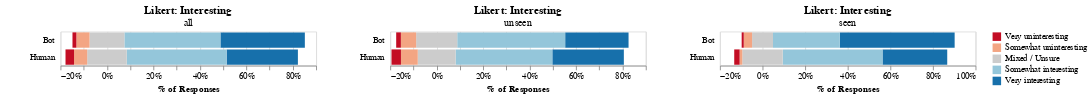

Notebook source saved alongside this figure:
### Code cell
alt.hconcat(
    charts_side['Likert: Interesting']['all'],
    charts_side['Likert: Interesting']['unseen'],
    charts_side['Likert: Interesting']['seen'],
)

### Figure 1 — Vega-Lite specification as saved in the notebook (floating-point values rounded to 4 significant figures)
{"config": {"view": {"continuousWidth": 300, "continuousHeight": 300}}, "hconcat": [{"data": {"name": "data-04bc49a8c023e6a53756d20bf909b68a"}, "mark": {"type": "bar"}, "encoding": {"color": {"field": "type", "scale": {"domain": ["Very uninteresting", "Somewhat uninteresting", "Mixed / Unsure", "Somewhat interesting", "Very interesting"], "range": ["#c30d24", "#f3a583", "#cccccc", "#94c6da", "#1770ab"]}, "title": "", "type": "nominal"}, "x": {"axis": {"format": "%"}, "field": "percentage_start", "title": "% of Responses", "type": "quantitative"}, "x2": {"field": "percentage_end"}, "y": {"axis": {"domain": false, "minExtent": 60, "offset": 5, "ticks": false, "title": ""}, "field": "question", "type": "nominal"}}, "title": {"text": "Likert: Interesting", "subtitle": ["all"]}}, {"data": {"name": "data-d30fabb7bc47dd1026124783b235a2a9"}, "mark": {"type": "bar"}, "encoding": {"color": {"field": "type", "scale": {"domain": ["Very uninteresting", "Somewhat uninteresting", "Mixed / Unsure", "Somewhat interesting", "Very interesting"], "range": ["#c30d24", "#f3a583", "#cccccc", "#94c6da", "#1770ab"]}, "title": "", "type": "nominal"}, "x": {"axis": {"format": "%"}, "field": "percentage_start", "title": "% of Responses", "type": "quantitative"}, "x2": {"field": "percentage_end"}, "y": {"axis": {"domain": false, "minExtent": 60, "offset": 5, "ticks": false, "title": ""}, "field": "question", "type": "nominal"}}, "title": {"text": "Likert: Interesting", "subtitle": ["unseen"]}}, {"data": {"name": "data-e32715c532dda52e5aa02c3f618c534d"}, "mark": {"type": "bar"}, "encoding": {"color": {"field": "type", "scale": {"domain": ["Very uninteresting", "Somewhat uninteresting", "Mixed / Unsure", "Somewhat interesting", "Very interesting"], "range": ["#c30d24", "#f3a583", "#cccccc", "#94c6da", "#1770ab"]}, "title": "", "type": "nominal"}, "x": {"axis": {"format": "%"}, "field": "percentage_start", "title": "% of Responses", "type": "quantitative"}, "x2": {"field": "percentage_end"}, "y": {"axis": {"domain": false, "minExtent": 60, "offset": 5, "ticks": false, "title": ""}, "field": "question", "type": "nominal"}}, "title": {"text": "Likert: Interesting", "subtitle": ["seen"]}}], "$schema": "https://vega.github.io/schema/vega-lite/v5.8.0.json", "datasets": {"data-04bc49a8c023e6a53756d20bf909b68a": [{"x_filter": "all", "x_isbot": true, "x_likerttype": "int", "question": "Bot", "type": "Very interesting", "value": 109, "percentage": 0.3633, "percentage_start": 0.4883, "percentage_end": 0.8516}, {"x_filter": "all", "x_isbot": true, "x_likerttype": "int", "question": "Bot", "type": "Somewhat interesting", "value": 124, "percentage": 0.4133, "percentage_start": 0.075, "percentage_end": 0.4883}, {"x_filter": "all", "x_isbot": true, "x_likerttype": "int", "question": "Bot", "type": "Mixed / Unsure", "value": 45, "percentage": 0.15, "percentage_start": -0.075, "percentage_end": 0.075}, {"x_filter": "all", "x_isbot": true, "x_likerttype": "int", "question": "Bot", "type": "Somewhat uninteresting", "value": 17, "percentage": 0.05667, "percentage_start": -0.1317, "percentage_end": -0.075}, {"x_filter": "all", "x_isbot": true, "x_likerttype": "int", "question": "Bot", "type": "Very uninteresting", "value": 5, "percentage": 0.01667, "percentage_start": -0.1484, "percentage_end": -0.1317}, {"x_filter": "all", "x_isbot": false, "x_likerttype": "int", "question": "Human", "type": "Very interesting", "value": 92, "percentage": 0.3067, "percentage_start": 0.515, "percentage_end": 0.8217}, {"x_filter": "all", "x_isbot": false, "x_likerttype": "int", "question": "Human", "type": "Somewhat interesting", "value": 129, "percentage": 0.43, "percentage_start": 0.085, "percentage_end": 0.515}, {"x_filter": "all", "x_isbot": false, "x_likerttype": "int", "question": "Human", "type": "Mixed / Unsure", "value": 51, "percentage": 0.17, "percentage_start": -0.085, "percentage_end": 0.085}, {"x_filter": "all", "x_isbot": false, "x_likerttype": "int", "question": "Human", "type": "Somewhat uninteresting", "value": 17, "percentage": 0.05667, "percentage_start": -0.1417, "percentage_end": -0.085}, {"x_filter": "all", "x_isbot": false, "x_likerttype": "int", "question": "Human", "type": "Very uninteresting", "value": 11, "percentage": 0.03667, "percentage_start": -0.1784, "percentage_end": -0.1417}], "data-d30fabb7bc47dd1026124783b235a2a9": [{"x_filter": "unseen", "x_isbot": true, "x_likerttype": "int", "question": "Bot", "type": "Very interesting", "value": 54, "percentage": 0.2727, "percentage_start": 0.553, "percentage_end": 0.8257}, {"x_filter": "unseen", "x_isbot": true, "x_likerttype": "int", "question": "Bot", "type": "Somewhat interesting", "value": 92, "percentage": 0.4646, "percentage_start": 0.0884, "percentage_end": 0.553}, {"x_filter": "unseen", "x_isbot": true, "x_likerttype": "int", "question": "Bot", "type": "Mixed / Unsure", "value": 35, "percentage": 0.1768, "percentage_start": -0.0884, "percentage_end": 0.0884}, {"x_filter": "unseen", "x_isbot": true, "x_likerttype": "int", "question": "Bot", "type": "Somewhat uninteresting", "value": 13, "percentage": 0.06566, "percentage_start": -0.1541, "percentage_end": -0.0884}, {"x_filter": "unseen", "x_isbot": true, "x_likerttype": "int", "question": "Bot", "type": "Very uninteresting", "value": 4, "percentage": 0.0202, "percentage_start": -0.1743, "percentage_end": -0.1541}, {"x_filter": "unseen", "x_isbot": false, "x_likerttype": "int", "question": "Human", "type": "Very interesting", "value": 68, "percentage": 0.3077, "percentage_start": 0.4977, "percentage_end": 0.8054}, {"x_filter": "unseen", "x_isbot": false, "x_likerttype": "int", "question": "Human", "type": "Somewhat interesting", "value": 92, "percentage": 0.4163, "percentage_start": 0.0814, "percentage_end": 0.4977}, {"x_filter": "unseen", "x_isbot": false, "x_likerttype": "int", "question": "Human", "type": "Mixed / Unsure", "value": 36, "percentage": 0.1629, "percentage_start": -0.0814, "percentage_end": 0.0814}, {"x_filter": "unseen", "x_isbot": false, "x_likerttype": "int", "question": "Human", "type": "Somewhat uninteresting", "value": 16, "percentage": 0.0724, "percentage_start": -0.1538, "percentage_end": -0.0814}, {"x_filter": "unseen", "x_isbot": false, "x_likerttype": "int", "question": "Human", "type": "Very uninteresting", "value": 9, "percentage": 0.04072, "percentage_start": -0.1945, "percentage_end": -0.1538}], "data-e32715c532dda52e5aa02c3f618c534d": [{"x_filter": "seen", "x_isbot": true, "x_likerttype": "int", "question": "Bot", "type": "Very interesting", "value": 55, "percentage": 0.5392, "percentage_start": 0.3627, "percentage_end": 0.9019}, {"x_filter": "seen", "x_isbot": true, "x_likerttype": "int", "question": "Bot", "type": "Somewhat interesting", "value": 32, "percentage": 0.3137, "percentage_start": 0.049, "percentage_end": 0.3627}, {"x_filter": "seen", "x_isbot": true, "x_likerttype": "int", "question": "Bot", "type": "Mixed / Unsure", "value": 10, "percentage": 0.09804, "percentage_start": -0.049, "percentage_end": 0.049}, {"x_filter": "seen", "x_isbot": true, "x_likerttype": "int", "question": "Bot", "type": "Somewhat uninteresting", "value": 4, "percentage": 0.03922, "percentage_start": -0.0882, "percentage_end": -0.049}, {"x_filter": "seen", "x_isbot": true, "x_likerttype": "int", "question": "Bot", "type": "Very uninteresting", "value": 1, "percentage": 0.009804, "percentage_start": -0.098, "percentage_end": -0.0882}, {"x_filter": "seen", "x_isbot": false, "x_likerttype": "int", "question": "Human", "type": "Very interesting", "value": 24, "percentage": 0.3038, "percentage_start": 0.5633, "percentage_end": 0.8671}, {"x_filter": "seen", "x_isbot": false, "x_likerttype": "int", "question": "Human", "type": "Somewhat interesting", "value": 37, "percentage": 0.4684, "percentage_start": 0.0949, "percentage_end": 0.5633}, {"x_filter": "seen", "x_isbot": false, "x_likerttype": "int", "question": "Human", "type": "Mixed / Unsure", "value": 15, "percentage": 0.1899, "percentage_start": -0.0949, "percentage_end": 0.0949}, {"x_filter": "seen", "x_isbot": false, "x_likerttype": "int", "question": "Human", "type": "Somewhat uninteresting", "value": 1, "percentage": 0.01266, "percentage_start": -0.1076, "percentage_end": -0.0949}, {"x_filter": "seen", "x_isbot": false, "x_likerttype": "int", "question": "Human", "type": "Very uninteresting", "value": 2, "percentage": 0.02532, "percentage_start": -0.1329, "percentage_end": -0.1076}]}}
